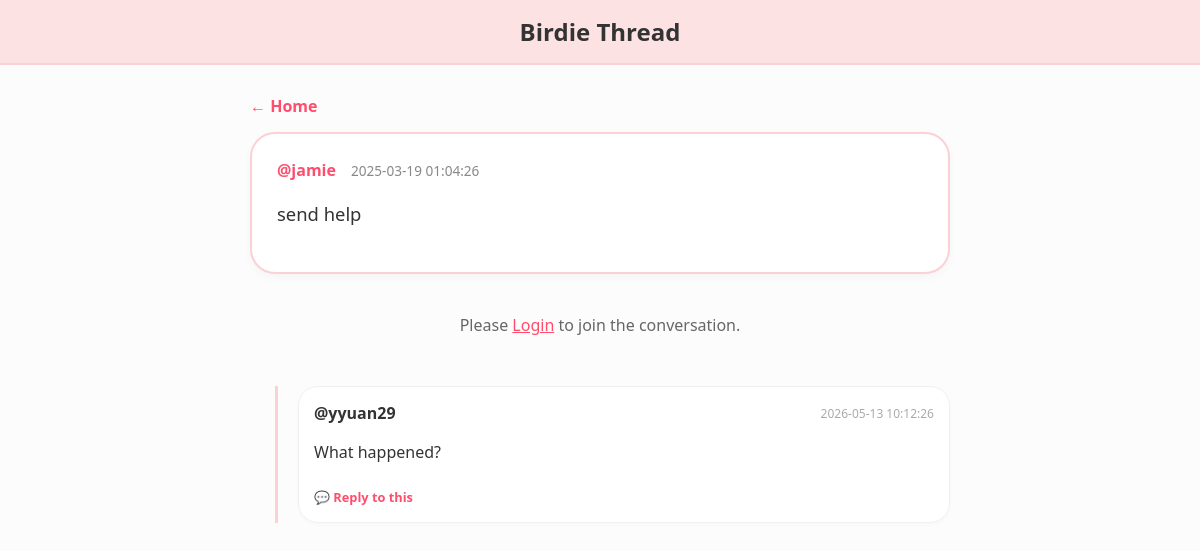
Screenshot of /message/40000 with the database file from the repository.
### tables this page shows
CREATE TABLE users (
            id INTEGER PRIMARY KEY AUTOINCREMENT,
            username TEXT UNIQUE,
            password TEXT,
            age INTEGER,
            bio TEXT
        );

### app.py (the view)
@app.get("/message/{msg_id}", response_class=HTMLResponse)
async def view_message(request: Request, msg_id: int):
    db = get_db()
    main_msg = db.execute("""
        SELECT m.*, u.username
        FROM messages m
        LEFT JOIN users u ON m.user_id = u.id
        WHERE m.id = ?
    """, (msg_id,)).fetchone()
    if not main_msg:
        db.close()
        return HTMLResponse(content="Message not found", status_code=404)
    replies = db.execute("""
        SELECT m.*, u.username
        FROM messages m
        LEFT JOIN users u ON m.user_id = u.id
        WHERE m.parent_id = ?
        ORDER BY m.timestamp ASC
    """, (msg_id,)).fetchall()
    db.close()
    return templates.TemplateResponse(
        request=request,
        name="reply_message.html",
        context=
        {
            "request": request,
            "message": main_msg,
            "replies": replies,
            "user": request.cookies.get("username"),
            "t": get_translations(request)
        }
    )

### templates/reply_message.html (shortened to what this page needs)
<!DOCTYPE html>
<html lang="en">
<head>
</head>
<body>
<header class="birdie-header">
    <h1 style="margin:0; font-size: 24px;">Birdie Thread</h1>
</header>
<div class="container">
    <a href="/" class="back-link">← {{ t.home or 'Home' }}</a>
    <div class="main-post">
        <div style="display: flex; gap: 15px; align-items: center; margin-bottom: 12px;">
                <strong style="color: var(--birdie-dark-pink);">@{{ message.username }}</strong>
                <div style="color: #888; font-size: 0.85em;">{{ message.timestamp }}</div>
            </div>
        <div style="font-size: 1.15em; line-height: 1.6;">
            {{ linkify(message.content) | safe }}
        </div>
    </div>
    {% if user %}
    <div class="reply-form">
        <h3 style="margin-top:0; color: #444;">{{ t.reply or 'Leave a reply' }}</h3>
        <form action="/post_reply/{{ message.id }}" method="post">
            <input type="hidden" name="csrf_token" value="{{ request.cookies.get('csrf_token') }}">
            <textarea name="content" placeholder="What's your response?" required></textarea>
            <div style="text-align: right;">
                <button type="submit" class="btn-post">{{ t.post or 'Reply' }}</button>
            </div>
        </form>
    </div>
    {% else %}
    <div style="text-align: center; padding: 20px; color: #666;">
        Please <a href="/login" style="color: var(--birdie-dark-pink);">Login</a> to join the conversation.
    </div>
    {% endif %}
    <div class="replies-section">
        {% for reply in replies %}
            <div class="reply-card">
                <div style="flex: 1;">
                    <div style="display: flex; justify-content: space-between; align-items: center;">
                        <strong style="color: #333;">@{{ reply.username }}</strong>
                        <span style="color: #aaa; font-size: 0.75em;">{{ reply.timestamp }}</span>
                    </div>
                    <div style="margin-top: 5px; line-height: 1.5;">
                        {{ linkify(reply.content) | safe }}
                    </div>
                    <a href="/message/{{ reply.id }}" class="reply-to-link">
                        💬 Reply to this
                    </a>
                </div>
            </div>
        {% else %}
            <div style="text-align: center; color: #bbb; margin-top: 40px;">
                No replies yet.
            </div>
        {% endfor %}
    </div>
</div>
</body>
</html>

### templates/reply_message.html (style rules this page uses)
:root { --birdie-pink: #fde2e4; --birdie-dark-pink: #ff4d6d; --birdie-border: #fad2d6; }
body { background-color: #fcfcfc; font-family: 'Segoe UI', Roboto, sans-serif; margin: 0; padding: 0; color: #333; }
.birdie-header { background-color: var(--birdie-pink); padding: 15px 0; border-bottom: 2px solid var(--birdie-border); text-align: center; }
.container { max-width: 700px; margin: 30px auto; padding: 0 20px; }
.back-link { text-decoration: none; color: var(--birdie-dark-pink); font-weight: bold; display: inline-block; margin-bottom: 15px; }
.main-post { background: white; border: 2px solid var(--birdie-border); border-radius: 25px; padding: 25px; margin-bottom: 20px; box-shadow: 0 4px 10px rgba(0,0,0,0.03); }
.replies-section { border-left: 3px solid var(--birdie-border); padding-left: 20px; margin-left: 25px; margin-top: 30px; }
.reply-card { background: white; border: 1px solid #f0f0f0; border-radius: 20px; padding: 15px; margin-bottom: 15px; display: flex; gap: 12px; box-shadow: 0 2px 5px rgba(0,0,0,0.02); }
.reply-to-link { font-size: 0.8em; color: var(--birdie-dark-pink); text-decoration: none; font-weight: bold; margin-top: 8px; display: inline-block; }

### rows the page displays
users: username "jamie"
users: username "yyuan29", timestamp "2026-05-13 10:12:26", linkify "What happened?"

### other values shown
{{ t.home or 'Home' }} "Home"
{{ message.timestamp }} "2025-03-19 01:04:26"
{{ linkify(message.content) | safe }} "send help"
